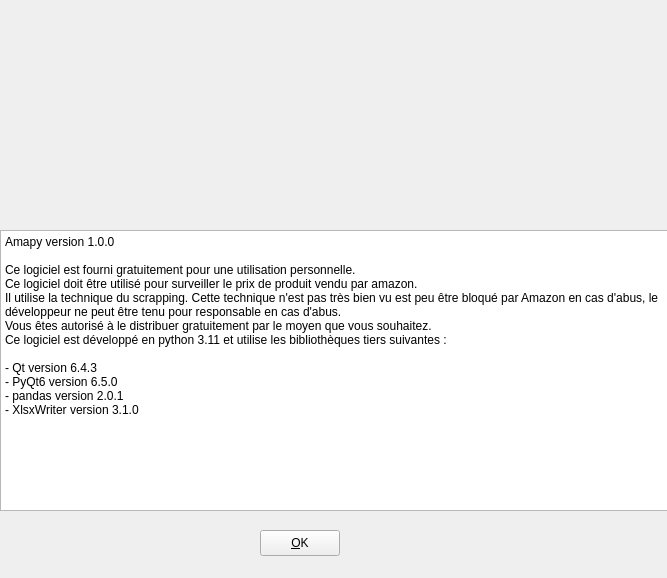
<?xml version="1.0" encoding="UTF-8"?>
<ui version="4.0">
 <class>frm_about</class>
 <widget class="QMainWindow" name="frm_about">
  <property name="windowModality">
   <enum>Qt::ApplicationModal</enum>
  </property>
  <property name="geometry">
   <rect>
    <x>0</x>
    <y>0</y>
    <width>667</width>
    <height>578</height>
   </rect>
  </property>
  <property name="cursor">
   <cursorShape>ArrowCursor</cursorShape>
  </property>
  <property name="windowTitle">
   <string>Propos de - Amapy</string>
  </property>
  <widget class="QWidget" name="centralwidget">
   <widget class="QLabel" name="label">
    <property name="geometry">
     <rect>
      <x>200</x>
      <y>10</y>
      <width>241</width>
      <height>211</height>
     </rect>
    </property>
    <property name="cursor">
     <cursorShape>BlankCursor</cursorShape>
    </property>
    <property name="text">
     <string/>
    </property>
    <property name="pixmap">
     <pixmap>../ressources/4wj54hj1.png</pixmap>
    </property>
    <property name="scaledContents">
     <bool>true</bool>
    </property>
    <property name="alignment">
     <set>Qt::AlignCenter</set>
    </property>
   </widget>
   <widget class="QPlainTextEdit" name="plainTextEdit">
    <property name="enabled">
     <bool>true</bool>
    </property>
    <property name="geometry">
     <rect>
      <x>0</x>
      <y>230</y>
      <width>671</width>
      <height>281</height>
     </rect>
    </property>
    <property name="plainText">
     <string>Amapy version 1.0.0

Ce logiciel est fourni gratuitement pour une utilisation personnelle.
Ce logiciel doit être utilisé pour surveiller le prix de produit vendu par amazon.
Il utilise la technique du scrapping. Cette technique n'est pas très bien vu est peu être bloqué par Amazon en cas d'abus, le développeur ne peut être tenu pour responsable en cas d'abus.
Vous êtes autorisé à le distribuer gratuitement par le moyen que vous souhaitez.
Ce logiciel est développé en python 3.11 et utilise les bibliothèques tiers suivantes :

- Qt version 6.4.3
- PyQt6 version 6.5.0
- pandas version 2.0.1
- XlsxWriter version 3.1.0

</string>
    </property>
   </widget>
   <widget class="QPushButton" name="btn_ok">
    <property name="geometry">
     <rect>
      <x>260</x>
      <y>530</y>
      <width>80</width>
      <height>26</height>
     </rect>
    </property>
    <property name="toolTip">
     <string>Fermer la fenêtre</string>
    </property>
    <property name="text">
     <string>&amp;OK</string>
    </property>
   </widget>
  </widget>
 </widget>
 <tabstops>
  <tabstop>plainTextEdit</tabstop>
  <tabstop>btn_ok</tabstop>
 </tabstops>
 <resources/>
 <connections>
  <connection>
   <sender>btn_ok</sender>
   <signal>clicked()</signal>
   <receiver>frm_about</receiver>
   <slot>close()</slot>
   <hints>
    <hint type="sourcelabel">
     <x>315</x>
     <y>541</y>
    </hint>
    <hint type="destinationlabel">
     <x>405</x>
     <y>531</y>
    </hint>
   </hints>
  </connection>
 </connections>
</ui>
